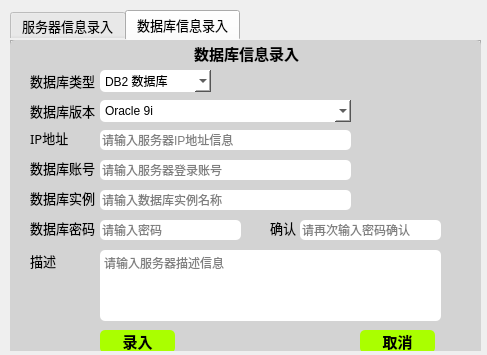
<?xml version="1.0" encoding="UTF-8"?>
<ui version="4.0">
 <class>EnterInfo</class>
 <widget class="QWidget" name="EnterInfo">
  <property name="geometry">
   <rect>
    <x>0</x>
    <y>0</y>
    <width>487</width>
    <height>355</height>
   </rect>
  </property>
  <property name="windowTitle">
   <string>信息录入</string>
  </property>
  <widget class="QTabWidget" name="tabWidgetEnterInfo">
   <property name="geometry">
    <rect>
     <x>10</x>
     <y>10</y>
     <width>471</width>
     <height>341</height>
    </rect>
   </property>
   <property name="minimumSize">
    <size>
     <width>471</width>
     <height>341</height>
    </size>
   </property>
   <property name="maximumSize">
    <size>
     <width>471</width>
     <height>341</height>
    </size>
   </property>
   <property name="font">
    <font>
     <family>华文中宋</family>
     <pointsize>10</pointsize>
    </font>
   </property>
   <property name="styleSheet">
    <string notr="true">border-radius:5px;
color: rgb(0, 0, 0);
selection-background-color: rgb(170, 255, 255);
selection-color: rgb(0, 0, 0);</string>
   </property>
   <property name="currentIndex">
    <number>1</number>
   </property>
   <widget class="QWidget" name="tabServers">
    <attribute name="title">
     <string>服务器信息录入</string>
    </attribute>
    <widget class="QGroupBox" name="groupBoxServer">
     <property name="geometry">
      <rect>
       <x>0</x>
       <y>0</y>
       <width>471</width>
       <height>341</height>
      </rect>
     </property>
     <property name="font">
      <font>
       <family>华文中宋</family>
       <pointsize>11</pointsize>
       <weight>75</weight>
       <bold>true</bold>
      </font>
     </property>
     <property name="styleSheet">
      <string notr="true">border-radius:5px;
background-color: lightgray;</string>
     </property>
     <property name="title">
      <string>服务器信息录入</string>
     </property>
     <property name="alignment">
      <set>Qt::AlignCenter</set>
     </property>
     <widget class="QLabel" name="labelSelectServerOS">
      <property name="geometry">
       <rect>
        <x>20</x>
        <y>30</y>
        <width>61</width>
        <height>21</height>
       </rect>
      </property>
      <property name="font">
       <font>
        <family>华文中宋</family>
        <pointsize>10</pointsize>
        <weight>50</weight>
        <bold>false</bold>
       </font>
      </property>
      <property name="text">
       <string>系统类型</string>
      </property>
     </widget>
     <widget class="QComboBox" name="comboBoxSelectServerOS">
      <property name="geometry">
       <rect>
        <x>80</x>
        <y>30</y>
        <width>91</width>
        <height>22</height>
       </rect>
      </property>
      <property name="styleSheet">
       <string notr="true">border-radius:5px;
background-color: rgb(255, 255, 255);</string>
      </property>
      <item>
       <property name="text">
        <string>Linux系统</string>
       </property>
      </item>
      <item>
       <property name="text">
        <string>AIX系统</string>
       </property>
      </item>
      <item>
       <property name="text">
        <string>Windows系统</string>
       </property>
      </item>
      <item>
       <property name="text">
        <string>HP-UNIX系统</string>
       </property>
      </item>
     </widget>
     <widget class="QLabel" name="labelServerVersion">
      <property name="geometry">
       <rect>
        <x>20</x>
        <y>60</y>
        <width>61</width>
        <height>21</height>
       </rect>
      </property>
      <property name="font">
       <font>
        <family>华文中宋</family>
        <pointsize>10</pointsize>
       </font>
      </property>
      <property name="text">
       <string>系统版本</string>
      </property>
     </widget>
     <widget class="QLabel" name="labelServerIP">
      <property name="geometry">
       <rect>
        <x>20</x>
        <y>90</y>
        <width>54</width>
        <height>16</height>
       </rect>
      </property>
      <property name="font">
       <font>
        <family>华文中宋</family>
        <pointsize>10</pointsize>
       </font>
      </property>
      <property name="text">
       <string>IP地址</string>
      </property>
     </widget>
     <widget class="QLineEdit" name="lineEditServerIP">
      <property name="geometry">
       <rect>
        <x>80</x>
        <y>90</y>
        <width>251</width>
        <height>20</height>
       </rect>
      </property>
      <property name="styleSheet">
       <string notr="true">border-radius:5px;
background-color: rgb(255, 255, 255);</string>
      </property>
      <property name="placeholderText">
       <string>请输入服务器IP地址信息</string>
      </property>
      <property name="clearButtonEnabled">
       <bool>true</bool>
      </property>
     </widget>
     <widget class="QLabel" name="labelServerUserName">
      <property name="geometry">
       <rect>
        <x>20</x>
        <y>120</y>
        <width>54</width>
        <height>16</height>
       </rect>
      </property>
      <property name="font">
       <font>
        <family>华文中宋</family>
        <pointsize>10</pointsize>
       </font>
      </property>
      <property name="text">
       <string>账   号</string>
      </property>
     </widget>
     <widget class="QLineEdit" name="lineEditServerUserName">
      <property name="geometry">
       <rect>
        <x>80</x>
        <y>120</y>
        <width>251</width>
        <height>20</height>
       </rect>
      </property>
      <property name="styleSheet">
       <string notr="true">border-radius:5px;
background-color: rgb(255, 255, 255);</string>
      </property>
      <property name="placeholderText">
       <string>请输入服务器登录账号</string>
      </property>
      <property name="clearButtonEnabled">
       <bool>true</bool>
      </property>
     </widget>
     <widget class="QLabel" name="labelServerPassWord">
      <property name="geometry">
       <rect>
        <x>20</x>
        <y>150</y>
        <width>54</width>
        <height>16</height>
       </rect>
      </property>
      <property name="font">
       <font>
        <family>华文中宋</family>
        <pointsize>10</pointsize>
       </font>
      </property>
      <property name="text">
       <string>密码</string>
      </property>
     </widget>
     <widget class="QLineEdit" name="lineEditServerPassWord">
      <property name="geometry">
       <rect>
        <x>80</x>
        <y>150</y>
        <width>141</width>
        <height>20</height>
       </rect>
      </property>
      <property name="styleSheet">
       <string notr="true">border-radius:5px;
background-color: rgb(255, 255, 255);</string>
      </property>
      <property name="echoMode">
       <enum>QLineEdit::Password</enum>
      </property>
      <property name="placeholderText">
       <string>请输入密码</string>
      </property>
      <property name="clearButtonEnabled">
       <bool>true</bool>
      </property>
     </widget>
     <widget class="QLabel" name="labelServerEnsure">
      <property name="geometry">
       <rect>
        <x>240</x>
        <y>150</y>
        <width>41</width>
        <height>16</height>
       </rect>
      </property>
      <property name="font">
       <font>
        <family>华文中宋</family>
        <pointsize>10</pointsize>
       </font>
      </property>
      <property name="text">
       <string>确认</string>
      </property>
     </widget>
     <widget class="QLineEdit" name="lineEditServerEnsure">
      <property name="geometry">
       <rect>
        <x>280</x>
        <y>150</y>
        <width>141</width>
        <height>20</height>
       </rect>
      </property>
      <property name="styleSheet">
       <string notr="true">border-radius:5px;
background-color: rgb(255, 255, 255);</string>
      </property>
      <property name="echoMode">
       <enum>QLineEdit::Password</enum>
      </property>
      <property name="placeholderText">
       <string>请再次输入密码确认</string>
      </property>
      <property name="clearButtonEnabled">
       <bool>true</bool>
      </property>
     </widget>
     <widget class="QLabel" name="labelServerDescription">
      <property name="geometry">
       <rect>
        <x>20</x>
        <y>180</y>
        <width>54</width>
        <height>21</height>
       </rect>
      </property>
      <property name="font">
       <font>
        <family>华文中宋</family>
        <pointsize>10</pointsize>
       </font>
      </property>
      <property name="text">
       <string>描述</string>
      </property>
     </widget>
     <widget class="QPlainTextEdit" name="plainTextEditServerDescription">
      <property name="geometry">
       <rect>
        <x>80</x>
        <y>180</y>
        <width>341</width>
        <height>71</height>
       </rect>
      </property>
      <property name="styleSheet">
       <string notr="true">border-radius:5px;
background-color: rgb(255, 255, 255);</string>
      </property>
      <property name="placeholderText">
       <string>请输入服务器描述信息</string>
      </property>
     </widget>
     <widget class="QPushButton" name="pushButtonServerEntry">
      <property name="geometry">
       <rect>
        <x>80</x>
        <y>260</y>
        <width>75</width>
        <height>23</height>
       </rect>
      </property>
      <property name="font">
       <font>
        <family>微软雅黑</family>
        <pointsize>11</pointsize>
        <weight>75</weight>
        <bold>true</bold>
       </font>
      </property>
      <property name="styleSheet">
       <string notr="true">background-color: rgb(0, 85, 127);
border-radius:5px;
color: rgb(255, 255, 255);</string>
      </property>
      <property name="text">
       <string>录入</string>
      </property>
     </widget>
     <widget class="QPushButton" name="pushButtonServerQuit">
      <property name="geometry">
       <rect>
        <x>340</x>
        <y>260</y>
        <width>75</width>
        <height>23</height>
       </rect>
      </property>
      <property name="font">
       <font>
        <family>微软雅黑</family>
        <pointsize>11</pointsize>
        <weight>75</weight>
        <bold>true</bold>
       </font>
      </property>
      <property name="styleSheet">
       <string notr="true">color: rgb(255, 255, 255);
background-color: rgb(0, 85, 127);
border-radius:5px;</string>
      </property>
      <property name="text">
       <string>取消</string>
      </property>
     </widget>
     <widget class="QComboBox" name="comboBoxSelectServerVersion">
      <property name="geometry">
       <rect>
        <x>80</x>
        <y>60</y>
        <width>281</width>
        <height>22</height>
       </rect>
      </property>
      <property name="autoFillBackground">
       <bool>false</bool>
      </property>
      <property name="styleSheet">
       <string notr="true">border-radius:5px;
background-color: rgb(255, 255, 255);</string>
      </property>
      <property name="editable">
       <bool>false</bool>
      </property>
      <item>
       <property name="text">
        <string>Red Hat Enterprise Linux Server release 6</string>
       </property>
      </item>
      <item>
       <property name="text">
        <string>Red Hat Enterprise Linux Server release 7</string>
       </property>
      </item>
      <item>
       <property name="text">
        <string>Red Hat Enterprise Linux Server release 8</string>
       </property>
      </item>
      <item>
       <property name="text">
        <string>CentOS Linux release 6</string>
       </property>
      </item>
      <item>
       <property name="text">
        <string>CentOS Linux release 7</string>
       </property>
      </item>
      <item>
       <property name="text">
        <string>CentOS Linux release 8</string>
       </property>
      </item>
      <item>
       <property name="text">
        <string>SUSE Linux 11</string>
       </property>
      </item>
      <item>
       <property name="text">
        <string>SUSE Linux 12</string>
       </property>
      </item>
      <item>
       <property name="text">
        <string>AIX Version 6</string>
       </property>
      </item>
      <item>
       <property name="text">
        <string>AIX Version 7</string>
       </property>
      </item>
      <item>
       <property name="text">
        <string>Windows Server 2003 32位</string>
       </property>
      </item>
      <item>
       <property name="text">
        <string>Windows Server 2003 64位</string>
       </property>
      </item>
      <item>
       <property name="text">
        <string>Windows Server 2008 32位</string>
       </property>
      </item>
      <item>
       <property name="text">
        <string>Windows Server 2008 64位</string>
       </property>
      </item>
      <item>
       <property name="text">
        <string>Windows Server 2012 32位</string>
       </property>
      </item>
      <item>
       <property name="text">
        <string>Windows Server 2012 64位</string>
       </property>
      </item>
      <item>
       <property name="text">
        <string>Windows Server 2016 32位</string>
       </property>
      </item>
      <item>
       <property name="text">
        <string>Windows Server 2016 64位</string>
       </property>
      </item>
      <item>
       <property name="text">
        <string>Windows XP 32位</string>
       </property>
      </item>
      <item>
       <property name="text">
        <string>Windows XP 64位</string>
       </property>
      </item>
      <item>
       <property name="text">
        <string>Windows 7 32位</string>
       </property>
      </item>
      <item>
       <property name="text">
        <string>Windows 7 64位</string>
       </property>
      </item>
      <item>
       <property name="text">
        <string>Windows 10 32位</string>
       </property>
      </item>
      <item>
       <property name="text">
        <string>Windows 10 64位</string>
       </property>
      </item>
      <item>
       <property name="text">
        <string>Others</string>
       </property>
      </item>
     </widget>
    </widget>
   </widget>
   <widget class="QWidget" name="tabDatabases">
    <attribute name="title">
     <string>数据库信息录入</string>
    </attribute>
    <widget class="QGroupBox" name="groupBoxDB">
     <property name="geometry">
      <rect>
       <x>0</x>
       <y>0</y>
       <width>471</width>
       <height>341</height>
      </rect>
     </property>
     <property name="font">
      <font>
       <family>华文中宋</family>
       <pointsize>11</pointsize>
       <weight>75</weight>
       <bold>true</bold>
      </font>
     </property>
     <property name="styleSheet">
      <string notr="true">border-radius:5px;
background-color: lightgray;</string>
     </property>
     <property name="title">
      <string>数据库信息录入</string>
     </property>
     <property name="alignment">
      <set>Qt::AlignCenter</set>
     </property>
     <widget class="QLabel" name="labelSelectDB">
      <property name="geometry">
       <rect>
        <x>20</x>
        <y>30</y>
        <width>71</width>
        <height>21</height>
       </rect>
      </property>
      <property name="font">
       <font>
        <family>华文中宋</family>
        <pointsize>10</pointsize>
        <weight>50</weight>
        <bold>false</bold>
       </font>
      </property>
      <property name="text">
       <string>数据库类型</string>
      </property>
     </widget>
     <widget class="QComboBox" name="comboBoxSelectDB">
      <property name="geometry">
       <rect>
        <x>90</x>
        <y>30</y>
        <width>111</width>
        <height>22</height>
       </rect>
      </property>
      <property name="styleSheet">
       <string notr="true">border-radius:5px;
background-color: rgb(255, 255, 255);</string>
      </property>
      <item>
       <property name="text">
        <string>DB2 数据库</string>
       </property>
      </item>
      <item>
       <property name="text">
        <string>Oracle 数据库</string>
       </property>
      </item>
      <item>
       <property name="text">
        <string>MySQL 数据库</string>
       </property>
      </item>
      <item>
       <property name="text">
        <string>SQL Server 数据库</string>
       </property>
      </item>
      <item>
       <property name="text">
        <string>MongoDB 数据库</string>
       </property>
      </item>
      <item>
       <property name="text">
        <string>Couchbase 数据库</string>
       </property>
      </item>
     </widget>
     <widget class="QLabel" name="labelDBVersion">
      <property name="geometry">
       <rect>
        <x>20</x>
        <y>60</y>
        <width>71</width>
        <height>21</height>
       </rect>
      </property>
      <property name="font">
       <font>
        <family>华文中宋</family>
        <pointsize>10</pointsize>
       </font>
      </property>
      <property name="text">
       <string>数据库版本</string>
      </property>
     </widget>
     <widget class="QLabel" name="labelDBIP">
      <property name="geometry">
       <rect>
        <x>20</x>
        <y>90</y>
        <width>54</width>
        <height>16</height>
       </rect>
      </property>
      <property name="font">
       <font>
        <family>华文中宋</family>
        <pointsize>10</pointsize>
       </font>
      </property>
      <property name="text">
       <string>IP地址</string>
      </property>
     </widget>
     <widget class="QLineEdit" name="lineEditDBIP">
      <property name="geometry">
       <rect>
        <x>90</x>
        <y>90</y>
        <width>251</width>
        <height>20</height>
       </rect>
      </property>
      <property name="styleSheet">
       <string notr="true">border-radius:5px;
background-color: rgb(255, 255, 255);</string>
      </property>
      <property name="placeholderText">
       <string>请输入服务器IP地址信息</string>
      </property>
      <property name="clearButtonEnabled">
       <bool>true</bool>
      </property>
     </widget>
     <widget class="QLabel" name="labelDBUserName">
      <property name="geometry">
       <rect>
        <x>20</x>
        <y>120</y>
        <width>71</width>
        <height>16</height>
       </rect>
      </property>
      <property name="font">
       <font>
        <family>华文中宋</family>
        <pointsize>10</pointsize>
       </font>
      </property>
      <property name="text">
       <string>数据库账号</string>
      </property>
     </widget>
     <widget class="QLineEdit" name="lineEditDBUserName">
      <property name="geometry">
       <rect>
        <x>90</x>
        <y>120</y>
        <width>251</width>
        <height>20</height>
       </rect>
      </property>
      <property name="styleSheet">
       <string notr="true">border-radius:5px;
background-color: rgb(255, 255, 255);</string>
      </property>
      <property name="placeholderText">
       <string>请输入服务器登录账号</string>
      </property>
      <property name="clearButtonEnabled">
       <bool>true</bool>
      </property>
     </widget>
     <widget class="QLabel" name="labelDBPassWord">
      <property name="geometry">
       <rect>
        <x>20</x>
        <y>180</y>
        <width>71</width>
        <height>16</height>
       </rect>
      </property>
      <property name="font">
       <font>
        <family>华文中宋</family>
        <pointsize>10</pointsize>
       </font>
      </property>
      <property name="text">
       <string>数据库密码</string>
      </property>
     </widget>
     <widget class="QLineEdit" name="lineEditDBPassWord">
      <property name="geometry">
       <rect>
        <x>90</x>
        <y>180</y>
        <width>141</width>
        <height>20</height>
       </rect>
      </property>
      <property name="styleSheet">
       <string notr="true">border-radius:5px;
background-color: rgb(255, 255, 255);</string>
      </property>
      <property name="echoMode">
       <enum>QLineEdit::Password</enum>
      </property>
      <property name="placeholderText">
       <string>请输入密码</string>
      </property>
      <property name="clearButtonEnabled">
       <bool>true</bool>
      </property>
     </widget>
     <widget class="QLabel" name="labelDBEnsure">
      <property name="geometry">
       <rect>
        <x>260</x>
        <y>180</y>
        <width>41</width>
        <height>16</height>
       </rect>
      </property>
      <property name="font">
       <font>
        <family>华文中宋</family>
        <pointsize>10</pointsize>
       </font>
      </property>
      <property name="text">
       <string>确认</string>
      </property>
     </widget>
     <widget class="QLineEdit" name="lineEditDBEnsure">
      <property name="geometry">
       <rect>
        <x>290</x>
        <y>180</y>
        <width>141</width>
        <height>20</height>
       </rect>
      </property>
      <property name="styleSheet">
       <string notr="true">border-radius:5px;
background-color: rgb(255, 255, 255);</string>
      </property>
      <property name="echoMode">
       <enum>QLineEdit::Password</enum>
      </property>
      <property name="placeholderText">
       <string>请再次输入密码确认</string>
      </property>
      <property name="clearButtonEnabled">
       <bool>true</bool>
      </property>
     </widget>
     <widget class="QLabel" name="labelDBDescription">
      <property name="geometry">
       <rect>
        <x>20</x>
        <y>210</y>
        <width>54</width>
        <height>21</height>
       </rect>
      </property>
      <property name="font">
       <font>
        <family>华文中宋</family>
        <pointsize>10</pointsize>
       </font>
      </property>
      <property name="text">
       <string>描述</string>
      </property>
     </widget>
     <widget class="QPlainTextEdit" name="plainTextEditDBDescription">
      <property name="geometry">
       <rect>
        <x>90</x>
        <y>210</y>
        <width>341</width>
        <height>71</height>
       </rect>
      </property>
      <property name="styleSheet">
       <string notr="true">border-radius:5px;
background-color: rgb(255, 255, 255);</string>
      </property>
      <property name="placeholderText">
       <string>请输入服务器描述信息</string>
      </property>
     </widget>
     <widget class="QPushButton" name="pushButtonDBEntry">
      <property name="geometry">
       <rect>
        <x>90</x>
        <y>290</y>
        <width>75</width>
        <height>23</height>
       </rect>
      </property>
      <property name="font">
       <font>
        <family>微软雅黑</family>
        <pointsize>11</pointsize>
        <weight>75</weight>
        <bold>true</bold>
       </font>
      </property>
      <property name="styleSheet">
       <string notr="true">background-color: rgb(170, 255, 0);
border-radius:5px;
color: rgb(0, 0, 0);</string>
      </property>
      <property name="text">
       <string>录入</string>
      </property>
     </widget>
     <widget class="QPushButton" name="pushButtonDBQuit">
      <property name="geometry">
       <rect>
        <x>350</x>
        <y>290</y>
        <width>75</width>
        <height>23</height>
       </rect>
      </property>
      <property name="font">
       <font>
        <family>微软雅黑</family>
        <pointsize>11</pointsize>
        <weight>75</weight>
        <bold>true</bold>
       </font>
      </property>
      <property name="styleSheet">
       <string notr="true">color: rgb(0, 0, 0);
background-color: rgb(170, 255, 0);
border-radius:5px;</string>
      </property>
      <property name="text">
       <string>取消</string>
      </property>
     </widget>
     <widget class="QComboBox" name="comboBoxSelectDBVersion">
      <property name="geometry">
       <rect>
        <x>90</x>
        <y>60</y>
        <width>251</width>
        <height>22</height>
       </rect>
      </property>
      <property name="autoFillBackground">
       <bool>false</bool>
      </property>
      <property name="styleSheet">
       <string notr="true">border-radius:5px;
background-color: rgb(255, 255, 255);</string>
      </property>
      <property name="editable">
       <bool>false</bool>
      </property>
      <item>
       <property name="text">
        <string>Oracle 9i</string>
       </property>
      </item>
      <item>
       <property name="text">
        <string>Oracle 10g</string>
       </property>
      </item>
      <item>
       <property name="text">
        <string>Oracle 11g</string>
       </property>
      </item>
      <item>
       <property name="text">
        <string>Oracle 12c</string>
       </property>
      </item>
      <item>
       <property name="text">
        <string>Oracle 18c</string>
       </property>
      </item>
      <item>
       <property name="text">
        <string>Oracle 19c</string>
       </property>
      </item>
      <item>
       <property name="text">
        <string>DB2 8.2.0</string>
       </property>
      </item>
      <item>
       <property name="text">
        <string>DB2 9.1.0</string>
       </property>
      </item>
      <item>
       <property name="text">
        <string>DB2 9.7.0</string>
       </property>
      </item>
      <item>
       <property name="text">
        <string>DB2 10.1.0</string>
       </property>
      </item>
      <item>
       <property name="text">
        <string>DB2 10.5.0</string>
       </property>
      </item>
      <item>
       <property name="text">
        <string>DB2 10.5.0.4</string>
       </property>
      </item>
      <item>
       <property name="text">
        <string>DB2 11.1</string>
       </property>
      </item>
      <item>
       <property name="text">
        <string>DB2 11.5</string>
       </property>
      </item>
      <item>
       <property name="text">
        <string>MySQL 5.6</string>
       </property>
      </item>
      <item>
       <property name="text">
        <string>MySQL 5.7</string>
       </property>
      </item>
      <item>
       <property name="text">
        <string>MySQL 8.0</string>
       </property>
      </item>
      <item>
       <property name="text">
        <string>SQL Server 6.5</string>
       </property>
      </item>
      <item>
       <property name="text">
        <string>SQL Server 7.0</string>
       </property>
      </item>
      <item>
       <property name="text">
        <string>SQL Server 2000</string>
       </property>
      </item>
      <item>
       <property name="text">
        <string>SQL Server 2008</string>
       </property>
      </item>
      <item>
       <property name="text">
        <string>SQL Server 2012</string>
       </property>
      </item>
      <item>
       <property name="text">
        <string>SQL Server 2014</string>
       </property>
      </item>
      <item>
       <property name="text">
        <string>SQL Server 2018</string>
       </property>
      </item>
      <item>
       <property name="text">
        <string>MongoDB Community 3.0.x</string>
       </property>
      </item>
      <item>
       <property name="text">
        <string>MongoDB Community 3.2.x</string>
       </property>
      </item>
      <item>
       <property name="text">
        <string>MongoDB Community 3.4.x</string>
       </property>
      </item>
      <item>
       <property name="text">
        <string>MongoDB Community 3.6.x</string>
       </property>
      </item>
      <item>
       <property name="text">
        <string>MongoDB Community 4.0.x</string>
       </property>
      </item>
      <item>
       <property name="text">
        <string>MongoDB Community 4.2.x</string>
       </property>
      </item>
      <item>
       <property name="text">
        <string>MongoDB Community 4.3.x</string>
       </property>
      </item>
      <item>
       <property name="text">
        <string>MongoDB Community 4.4.x</string>
       </property>
      </item>
     </widget>
     <widget class="QLabel" name="labelDatabaseName">
      <property name="geometry">
       <rect>
        <x>20</x>
        <y>150</y>
        <width>71</width>
        <height>16</height>
       </rect>
      </property>
      <property name="font">
       <font>
        <family>华文中宋</family>
        <pointsize>10</pointsize>
       </font>
      </property>
      <property name="text">
       <string>数据库实例</string>
      </property>
     </widget>
     <widget class="QLineEdit" name="lineEditDatabaseName">
      <property name="geometry">
       <rect>
        <x>90</x>
        <y>150</y>
        <width>251</width>
        <height>20</height>
       </rect>
      </property>
      <property name="styleSheet">
       <string notr="true">border-radius:5px;
background-color: rgb(255, 255, 255);</string>
      </property>
      <property name="echoMode">
       <enum>QLineEdit::Normal</enum>
      </property>
      <property name="placeholderText">
       <string>请输入数据库实例名称</string>
      </property>
      <property name="clearButtonEnabled">
       <bool>true</bool>
      </property>
     </widget>
    </widget>
   </widget>
  </widget>
 </widget>
 <resources/>
 <connections/>
</ui>
